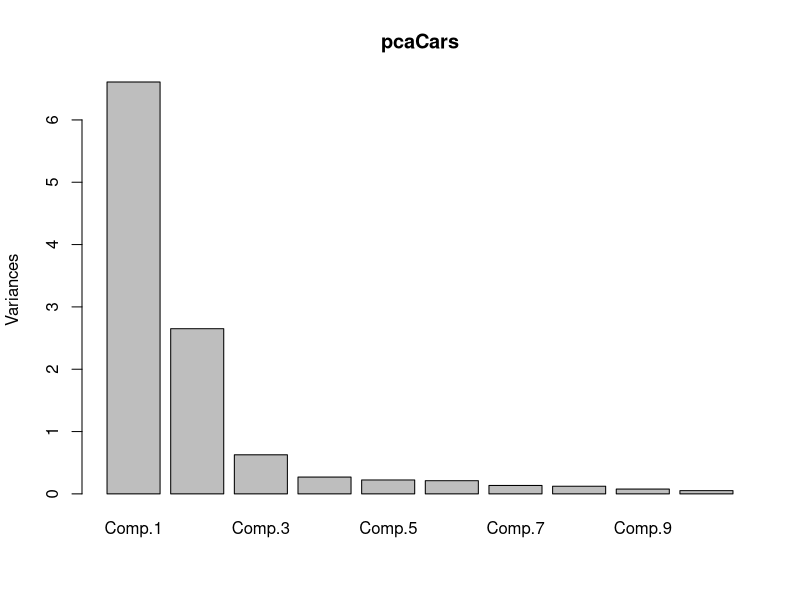

Source code (R):
# cor = TRUE indicates that PCA is performed on 
# standardized data (mean = 0, variance = 1)
pcaCars <- princomp(mtcars, cor = TRUE)

# view objects stored in pcaCars
names(pcaCars)

# proportion of variance explained
summary(pcaCars)

# bar plot
plot(pcaCars)

